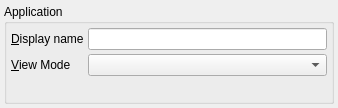
<?xml version="1.0" encoding="UTF-8"?>
<ui version="4.0">
 <class>ApplicationPropertyPage</class>
 <widget class="sf::PropertyPage" name="ApplicationPropertyPage">
  <property name="geometry">
   <rect>
    <x>0</x>
    <y>0</y>
    <width>338</width>
    <height>108</height>
   </rect>
  </property>
  <property name="windowTitle">
   <string>ApplicationPropertyPage</string>
  </property>
  <layout class="QVBoxLayout" name="verticalLayout">
   <property name="leftMargin">
    <number>4</number>
   </property>
   <property name="topMargin">
    <number>4</number>
   </property>
   <property name="rightMargin">
    <number>4</number>
   </property>
   <property name="bottomMargin">
    <number>4</number>
   </property>
   <item>
    <widget class="QGroupBox" name="groupBox">
     <property name="title">
      <string>Application</string>
     </property>
     <layout class="QFormLayout" name="formLayout">
      <property name="horizontalSpacing">
       <number>4</number>
      </property>
      <property name="verticalSpacing">
       <number>4</number>
      </property>
      <property name="leftMargin">
       <number>4</number>
      </property>
      <property name="topMargin">
       <number>4</number>
      </property>
      <property name="rightMargin">
       <number>4</number>
      </property>
      <property name="bottomMargin">
       <number>4</number>
      </property>
      <item row="0" column="0">
       <widget class="QLabel" name="AppDisplayName">
        <property name="text">
         <string>&amp;Display name</string>
        </property>
        <property name="buddy">
         <cstring>leAppDisplayName</cstring>
        </property>
       </widget>
      </item>
      <item row="0" column="1">
       <widget class="QLineEdit" name="leAppDisplayName"/>
      </item>
      <item row="1" column="0">
       <widget class="QLabel" name="lblViewMode">
        <property name="text">
         <string>&amp;View Mode</string>
        </property>
        <property name="buddy">
         <cstring>cbViewMode</cstring>
        </property>
       </widget>
      </item>
      <item row="1" column="1">
       <widget class="QComboBox" name="cbViewMode"/>
      </item>
     </layout>
    </widget>
   </item>
  </layout>
 </widget>
 <customwidgets>
  <customwidget>
   <class>sf::PropertyPage</class>
   <extends>QWidget</extends>
   <header>misc/qt/PropertyPage.h</header>
   <container>1</container>
  </customwidget>
 </customwidgets>
 <resources/>
 <connections/>
</ui>
